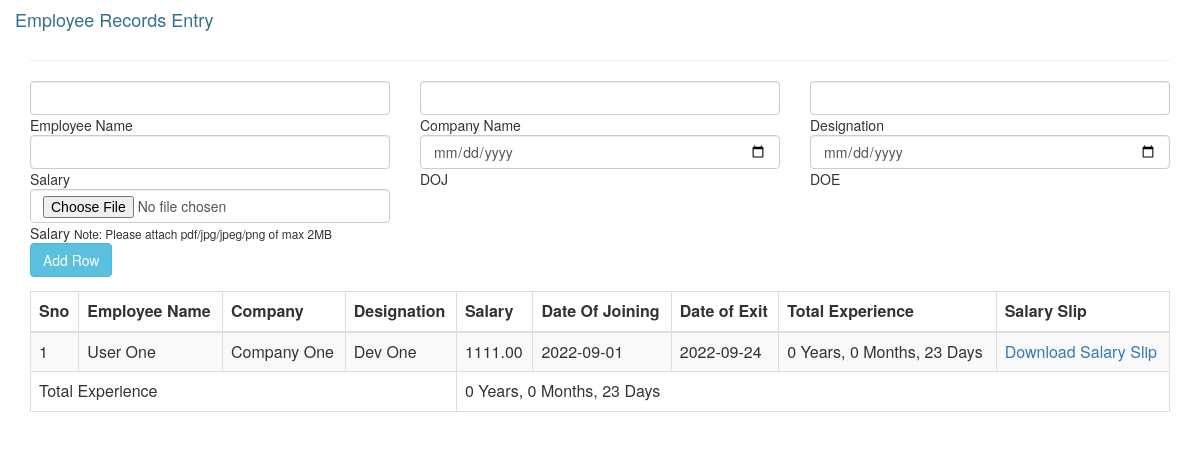
The page / on the database its author committed.
### tables this page shows
CREATE TABLE `documents` (
  `document_id` bigint NOT NULL,
  `employee_id` varchar(30) NOT NULL,
  `filepath` varchar(256) NOT NULL,
  `filename` varchar(256) NOT NULL,
  `added_on` date NOT NULL
);

CREATE TABLE `employees` (
  `employee_id` varchar(30) NOT NULL,
  `emp_name` varchar(100) NOT NULL,
  `company_name` varchar(200) NOT NULL,
  `designation` varchar(100) NOT NULL,
  `salary` float(10,2) NOT NULL,
  `start_date` date NOT NULL,
  `end_date` date NOT NULL,
  `exp_in_years` int NOT NULL,
  `exp_in_months` int NOT NULL,
  `exp_in_days` int NOT NULL,
  `added_on` date NOT NULL
);

### fetch_data.php (called while the page is built, shortened)
<?php
include("database.php");
$db= $conn;
$query = "select employees.*, documents.filepath, documents.filename from employees INNER JOIN documents ON employees.employee_id=documents.employee_id";
$emp_data_result = $db->query($query);
if($emp_data_result== true){
 if ($emp_data_result->num_rows > 0) {
    $emp_data = $emp_data_result->fetch_all(MYSQLI_ASSOC);
 } else {
    $emp_data = false;
 }
}else{
  $msg= mysqli_error($db);
}
?>

### index.php (the view, shortened to what this page needs)
<?php include("fetch_data.php");
  $base_url = 'http://localhost/test_code/'
?>
<html>
<head>
  <link rel="stylesheet" href="https://maxcdn.bootstrapcdn.com/bootstrap/3.4.1/css/bootstrap.min.css">
</head>
<body>
  <div class="container">
    <div class="row">
      <h4 class="text-info">Employee Records Entry</h4>
    </div>
    <hr>
    <form id="emp_form" name="emp_form" method="post" action="form_action.php" enctype="multipart/form-data">
    <div class="row">
      <div class="col-md-4">
        <input type="text" class="form-control" name="emp_name" required>
        <span>Employee Name</span>
      </div>
      <div class="col-md-4">
        <input class="form-control" type="text" name="comp_name" required>
        <span>Company Name</span>
      </div>
      <div class="col-md-4">
        <input class="form-control" type="text" name="designation" required>
        <span>Designation</span>
      </div>
    </div>
    <div class="row">
      <div class="col-md-4">
        <input type="number" min="1" class="form-control" name="salary" required>
        <span>Salary</span>
      </div>
      <div class="col-md-4">
        <input class="form-control" onchange="exp_calc()" id="doj" type="date" name="doj" required>
        <span>DOJ</span>
      </div>
      <div class="col-md-4">
        <input class="form-control" onchange="exp_calc()" id="doe" type="date" name="doe" required>
        <span>DOE</span>
      </div>
    </div>
    <div class="row">
      <div class="col-md-4">
        <input class="form-control" type="file" name="ss" required>
        <span>Salary <small>Note: Please attach pdf/jpg/jpeg/png of max 2MB</small></span>
      </div>
      <div class="col-md-8">
      </div>
    </div>
    <div class="row">
      <div class="col-md-4">
        <button type="submit" class="btn btn-info">Add Row</button>
      </div>
    </div>
    </form>
    <div class="row">
      <div class="col-md-12">
        <table class="table table-striped table-bordered">
          <thead>
              <tr>
                <th>Sno</th>
                <th>Employee Name</th>
                <th>Company</th>
                <th>Designation</th>
                <th>Salary</th>
                <th>Date Of Joining</th>
                <th>Date of Exit</th>
                <th>Total Experience</th>
                <th>Salary Slip</th>
              </tr>
            </thead>
            <tbody>
              <?php
              $sno = 1;
              $ttl_years = 0;
              $ttl_months = 0;
              $ttl_days = 0;
              if ($emp_data) {
                        foreach ($emp_data as $key => $empvalue) { ?>
              <tr>
                <td><?php echo $sno; ?></td>
                <td><?php echo $empvalue['emp_name']; ?></td>
                <td><?php echo $empvalue['company_name']; ?></td>
                <td><?php echo $empvalue['designation']; ?></td>
                <td><?php echo $empvalue['salary']; ?></td>
                <td><?php echo $empvalue['start_date']; ?></td>
                <td><?php echo $empvalue['end_date']; ?></td>
                <td><?php echo $empvalue['exp_in_years'].' Years, '.$empvalue['exp_in_months'].' Months, '.$empvalue['exp_in_days'].' Days '; ?></td>
                <td><a target="_blank" href="<?php echo $base_url.$empvalue['filepath'].'/'.$empvalue['filename']; ?>">Download Salary Slip</a></td>
              </tr>
              <?php $sno++;
                  $ttl_years+=$empvalue['exp_in_years'];
                  $ttl_months+=$empvalue['exp_in_months'];
                  $ttl_days+=$empvalue['exp_in_days'];
                }
              }  ?>
            </tbody>
            <tfoot>
              <tr>
                <td colspan="4">Total Experience</td>
                <td colspan="5">
                  <?php if ($emp_data) {
                    echo $ttl_years.' Years, '.$ttl_months.' Months, '.$ttl_days.' Days';
                  }?>
                </td>
              </tr>
            </tfoot>
        </table>
      </div>
    </div>
  </div>
</body>
</html>

### rows shown on the page
documents: employee.emp_name "User One", employee.company_name "Company One", employee.designation "Dev One", employee.salary "1111.00", employee.start_date "2022-09-01", employee.end_date "2022-09-24", employee.exp_in_years "0", employee.exp_in_months "0", employee.exp_in_days "23"

### other values the page prints
$ttl_years "0"
$ttl_months "0"
$ttl_days "23"
